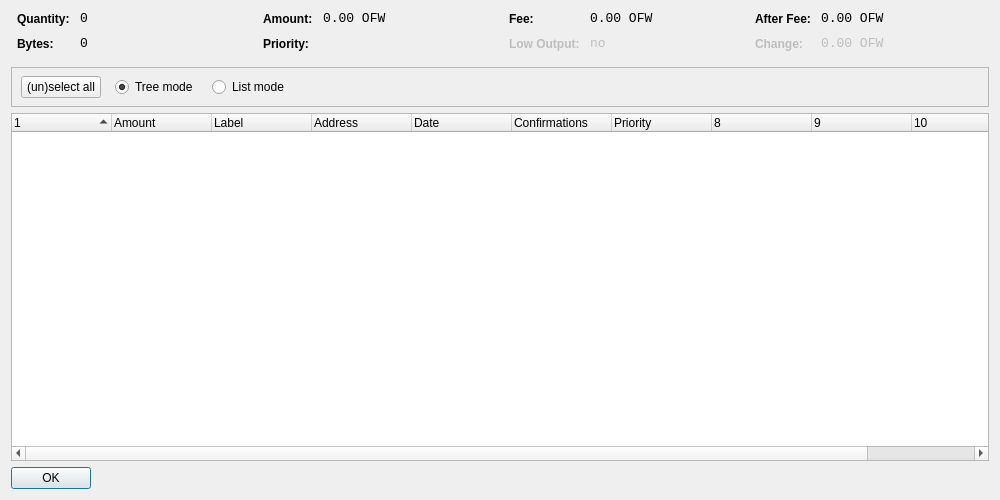
<?xml version="1.0" encoding="UTF-8"?>
<ui version="4.0">
 <class>CoinControlDialog</class>
 <widget class="QDialog" name="CoinControlDialog">
  <property name="geometry">
   <rect>
    <x>0</x>
    <y>0</y>
    <width>1000</width>
    <height>500</height>
   </rect>
  </property>
  <property name="windowTitle">
   <string>Coin Control</string>
  </property>
  <layout class="QVBoxLayout" name="verticalLayout">
   <item>
    <layout class="QHBoxLayout" name="horizontalLayoutTop" stretch="0,0,0,0">
     <property name="topMargin">
      <number>0</number>
     </property>
     <property name="bottomMargin">
      <number>10</number>
     </property>
     <item>
      <layout class="QFormLayout" name="formLayoutCoinControl1">
       <property name="horizontalSpacing">
        <number>10</number>
       </property>
       <property name="verticalSpacing">
        <number>10</number>
       </property>
       <property name="leftMargin">
        <number>6</number>
       </property>
       <property name="rightMargin">
        <number>6</number>
       </property>
       <item row="0" column="0">
        <widget class="QLabel" name="labelCoinControlQuantityText">
         <property name="styleSheet">
          <string notr="true">font-weight:bold;</string>
         </property>
         <property name="text">
          <string>Quantity:</string>
         </property>
        </widget>
       </item>
       <item row="0" column="1">
        <widget class="QLabel" name="labelCoinControlQuantity">
         <property name="font">
          <font>
           <family>Monospace</family>
           <pointsize>10</pointsize>
          </font>
         </property>
         <property name="cursor">
          <cursorShape>IBeamCursor</cursorShape>
         </property>
         <property name="contextMenuPolicy">
          <enum>Qt::ActionsContextMenu</enum>
         </property>
         <property name="text">
          <string notr="true">0</string>
         </property>
         <property name="textInteractionFlags">
          <set>Qt::LinksAccessibleByMouse|Qt::TextSelectableByKeyboard|Qt::TextSelectableByMouse</set>
         </property>
        </widget>
       </item>
       <item row="1" column="0">
        <widget class="QLabel" name="labelCoinControlBytesText">
         <property name="styleSheet">
          <string notr="true">font-weight:bold;</string>
         </property>
         <property name="text">
          <string>Bytes:</string>
         </property>
        </widget>
       </item>
       <item row="1" column="1">
        <widget class="QLabel" name="labelCoinControlBytes">
         <property name="font">
          <font>
           <family>Monospace</family>
           <pointsize>10</pointsize>
          </font>
         </property>
         <property name="cursor">
          <cursorShape>IBeamCursor</cursorShape>
         </property>
         <property name="contextMenuPolicy">
          <enum>Qt::ActionsContextMenu</enum>
         </property>
         <property name="text">
          <string notr="true">0</string>
         </property>
         <property name="textInteractionFlags">
          <set>Qt::LinksAccessibleByMouse|Qt::TextSelectableByKeyboard|Qt::TextSelectableByMouse</set>
         </property>
        </widget>
       </item>
      </layout>
     </item>
     <item>
      <layout class="QFormLayout" name="formLayoutCoinControl2">
       <property name="horizontalSpacing">
        <number>10</number>
       </property>
       <property name="verticalSpacing">
        <number>10</number>
       </property>
       <property name="leftMargin">
        <number>6</number>
       </property>
       <property name="rightMargin">
        <number>6</number>
       </property>
       <item row="0" column="0">
        <widget class="QLabel" name="labelCoinControlAmountText">
         <property name="styleSheet">
          <string notr="true">font-weight:bold;</string>
         </property>
         <property name="text">
          <string>Amount:</string>
         </property>
        </widget>
       </item>
       <item row="0" column="1">
        <widget class="QLabel" name="labelCoinControlAmount">
         <property name="font">
          <font>
           <family>Monospace</family>
           <pointsize>10</pointsize>
          </font>
         </property>
         <property name="cursor">
          <cursorShape>IBeamCursor</cursorShape>
         </property>
         <property name="contextMenuPolicy">
          <enum>Qt::ActionsContextMenu</enum>
         </property>
         <property name="text">
          <string notr="true">0.00 OFW</string>
         </property>
         <property name="textInteractionFlags">
          <set>Qt::LinksAccessibleByMouse|Qt::TextSelectableByKeyboard|Qt::TextSelectableByMouse</set>
         </property>
        </widget>
       </item>
       <item row="1" column="0">
        <widget class="QLabel" name="labelCoinControlPriorityText">
         <property name="styleSheet">
          <string notr="true">font-weight:bold;</string>
         </property>
         <property name="text">
          <string>Priority:</string>
         </property>
        </widget>
       </item>
       <item row="1" column="1">
        <widget class="QLabel" name="labelCoinControlPriority">
         <property name="font">
          <font>
           <family>Monospace</family>
           <pointsize>10</pointsize>
          </font>
         </property>
         <property name="cursor">
          <cursorShape>IBeamCursor</cursorShape>
         </property>
         <property name="contextMenuPolicy">
          <enum>Qt::ActionsContextMenu</enum>
         </property>
         <property name="text">
          <string/>
         </property>
         <property name="textInteractionFlags">
          <set>Qt::LinksAccessibleByMouse|Qt::TextSelectableByKeyboard|Qt::TextSelectableByMouse</set>
         </property>
        </widget>
       </item>
      </layout>
     </item>
     <item>
      <layout class="QFormLayout" name="formLayoutCoinControl3">
       <property name="horizontalSpacing">
        <number>10</number>
       </property>
       <property name="verticalSpacing">
        <number>10</number>
       </property>
       <property name="leftMargin">
        <number>6</number>
       </property>
       <property name="rightMargin">
        <number>6</number>
       </property>
       <item row="0" column="0">
        <widget class="QLabel" name="labelCoinControlFeeText">
         <property name="styleSheet">
          <string notr="true">font-weight:bold;</string>
         </property>
         <property name="text">
          <string>Fee:</string>
         </property>
        </widget>
       </item>
       <item row="0" column="1">
        <widget class="QLabel" name="labelCoinControlFee">
         <property name="font">
          <font>
           <family>Monospace</family>
           <pointsize>10</pointsize>
          </font>
         </property>
         <property name="cursor">
          <cursorShape>IBeamCursor</cursorShape>
         </property>
         <property name="contextMenuPolicy">
          <enum>Qt::ActionsContextMenu</enum>
         </property>
         <property name="text">
          <string notr="true">0.00 OFW</string>
         </property>
         <property name="textInteractionFlags">
          <set>Qt::LinksAccessibleByMouse|Qt::TextSelectableByKeyboard|Qt::TextSelectableByMouse</set>
         </property>
        </widget>
       </item>
       <item row="1" column="0">
        <widget class="QLabel" name="labelCoinControlLowOutputText">
         <property name="enabled">
          <bool>false</bool>
         </property>
         <property name="styleSheet">
          <string notr="true">font-weight:bold;</string>
         </property>
         <property name="text">
          <string>Low Output:</string>
         </property>
        </widget>
       </item>
       <item row="1" column="1">
        <widget class="QLabel" name="labelCoinControlLowOutput">
         <property name="enabled">
          <bool>false</bool>
         </property>
         <property name="font">
          <font>
           <family>Monospace</family>
           <pointsize>10</pointsize>
          </font>
         </property>
         <property name="cursor">
          <cursorShape>IBeamCursor</cursorShape>
         </property>
         <property name="contextMenuPolicy">
          <enum>Qt::ActionsContextMenu</enum>
         </property>
         <property name="text">
          <string notr="true">no</string>
         </property>
         <property name="textInteractionFlags">
          <set>Qt::LinksAccessibleByMouse|Qt::TextSelectableByKeyboard|Qt::TextSelectableByMouse</set>
         </property>
        </widget>
       </item>
      </layout>
     </item>
     <item>
      <layout class="QFormLayout" name="formLayoutCoinControl4">
       <property name="horizontalSpacing">
        <number>10</number>
       </property>
       <property name="verticalSpacing">
        <number>10</number>
       </property>
       <property name="leftMargin">
        <number>6</number>
       </property>
       <property name="rightMargin">
        <number>6</number>
       </property>
       <item row="0" column="0">
        <widget class="QLabel" name="labelCoinControlAfterFeeText">
         <property name="styleSheet">
          <string notr="true">font-weight:bold;</string>
         </property>
         <property name="text">
          <string>After Fee:</string>
         </property>
        </widget>
       </item>
       <item row="0" column="1">
        <widget class="QLabel" name="labelCoinControlAfterFee">
         <property name="font">
          <font>
           <family>Monospace</family>
           <pointsize>10</pointsize>
          </font>
         </property>
         <property name="cursor">
          <cursorShape>IBeamCursor</cursorShape>
         </property>
         <property name="contextMenuPolicy">
          <enum>Qt::ActionsContextMenu</enum>
         </property>
         <property name="text">
          <string notr="true">0.00 OFW</string>
         </property>
         <property name="textInteractionFlags">
          <set>Qt::LinksAccessibleByMouse|Qt::TextSelectableByKeyboard|Qt::TextSelectableByMouse</set>
         </property>
        </widget>
       </item>
       <item row="1" column="0">
        <widget class="QLabel" name="labelCoinControlChangeText">
         <property name="enabled">
          <bool>false</bool>
         </property>
         <property name="styleSheet">
          <string notr="true">font-weight:bold;</string>
         </property>
         <property name="text">
          <string>Change:</string>
         </property>
        </widget>
       </item>
       <item row="1" column="1">
        <widget class="QLabel" name="labelCoinControlChange">
         <property name="enabled">
          <bool>false</bool>
         </property>
         <property name="font">
          <font>
           <family>Monospace</family>
           <pointsize>10</pointsize>
          </font>
         </property>
         <property name="cursor">
          <cursorShape>IBeamCursor</cursorShape>
         </property>
         <property name="contextMenuPolicy">
          <enum>Qt::ActionsContextMenu</enum>
         </property>
         <property name="text">
          <string notr="true">0.00 OFW</string>
         </property>
         <property name="textInteractionFlags">
          <set>Qt::LinksAccessibleByMouse|Qt::TextSelectableByKeyboard|Qt::TextSelectableByMouse</set>
         </property>
        </widget>
       </item>
      </layout>
     </item>
    </layout>
   </item>
   <item>
    <widget class="QFrame" name="frame">
     <property name="minimumSize">
      <size>
       <width>0</width>
       <height>40</height>
      </size>
     </property>
     <property name="frameShape">
      <enum>QFrame::StyledPanel</enum>
     </property>
     <property name="frameShadow">
      <enum>QFrame::Sunken</enum>
     </property>
     <widget class="QWidget" name="horizontalLayoutWidget">
      <property name="geometry">
       <rect>
        <x>10</x>
        <y>0</y>
        <width>781</width>
        <height>41</height>
       </rect>
      </property>
      <layout class="QHBoxLayout" name="horizontalLayoutPanel" stretch="0,0,0,0">
       <property name="spacing">
        <number>14</number>
       </property>
       <item>
        <widget class="QPushButton" name="pushButtonSelectAll">
         <property name="sizePolicy">
          <sizepolicy hsizetype="Maximum" vsizetype="Fixed">
           <horstretch>0</horstretch>
           <verstretch>0</verstretch>
          </sizepolicy>
         </property>
         <property name="text">
          <string>(un)select all</string>
         </property>
        </widget>
       </item>
       <item>
        <widget class="QRadioButton" name="radioTreeMode">
         <property name="sizePolicy">
          <sizepolicy hsizetype="Maximum" vsizetype="Fixed">
           <horstretch>0</horstretch>
           <verstretch>0</verstretch>
          </sizepolicy>
         </property>
         <property name="text">
          <string>Tree mode</string>
         </property>
         <property name="checked">
          <bool>true</bool>
         </property>
        </widget>
       </item>
       <item>
        <widget class="QRadioButton" name="radioListMode">
         <property name="sizePolicy">
          <sizepolicy hsizetype="Maximum" vsizetype="Fixed">
           <horstretch>0</horstretch>
           <verstretch>0</verstretch>
          </sizepolicy>
         </property>
         <property name="text">
          <string>List mode</string>
         </property>
        </widget>
       </item>
       <item>
        <spacer name="horizontalSpacer">
         <property name="orientation">
          <enum>Qt::Horizontal</enum>
         </property>
         <property name="sizeHint" stdset="0">
          <size>
           <width>40</width>
           <height>20</height>
          </size>
         </property>
        </spacer>
       </item>
      </layout>
     </widget>
    </widget>
   </item>
   <item>
    <widget class="CoinControlTreeWidget" name="treeWidget">
     <property name="contextMenuPolicy">
      <enum>Qt::CustomContextMenu</enum>
     </property>
     <property name="sortingEnabled">
      <bool>false</bool>
     </property>
     <property name="columnCount">
      <number>11</number>
     </property>
     <attribute name="headerShowSortIndicator" stdset="0">
      <bool>true</bool>
     </attribute>
     <attribute name="headerStretchLastSection">
      <bool>false</bool>
     </attribute>
     <column>
      <property name="text">
       <string/>
      </property>
     </column>
     <column>
      <property name="text">
       <string>Amount</string>
      </property>
     </column>
     <column>
      <property name="text">
       <string>Label</string>
      </property>
     </column>
     <column>
      <property name="text">
       <string>Address</string>
      </property>
     </column>
     <column>
      <property name="text">
       <string>Date</string>
      </property>
     </column>
     <column>
      <property name="text">
       <string>Confirmations</string>
      </property>
      <property name="toolTip">
       <string>Confirmed</string>
      </property>
     </column>
     <column>
      <property name="text">
       <string>Priority</string>
      </property>
     </column>
     <column>
      <property name="text">
       <string/>
      </property>
     </column>
     <column>
      <property name="text">
       <string/>
      </property>
     </column>
     <column>
      <property name="text">
       <string/>
      </property>
     </column>
     <column>
      <property name="text">
       <string/>
      </property>
     </column>
    </widget>
   </item>
   <item>
    <widget class="QDialogButtonBox" name="buttonBox">
     <property name="sizePolicy">
      <sizepolicy hsizetype="Maximum" vsizetype="Fixed">
       <horstretch>0</horstretch>
       <verstretch>0</verstretch>
      </sizepolicy>
     </property>
     <property name="orientation">
      <enum>Qt::Horizontal</enum>
     </property>
     <property name="standardButtons">
      <set>QDialogButtonBox::Ok</set>
     </property>
    </widget>
   </item>
  </layout>
 </widget>
 <customwidgets>
  <customwidget>
   <class>CoinControlTreeWidget</class>
   <extends>QTreeWidget</extends>
   <header>coincontroltreewidget.h</header>
  </customwidget>
 </customwidgets>
 <resources/>
 <connections/>
</ui>
